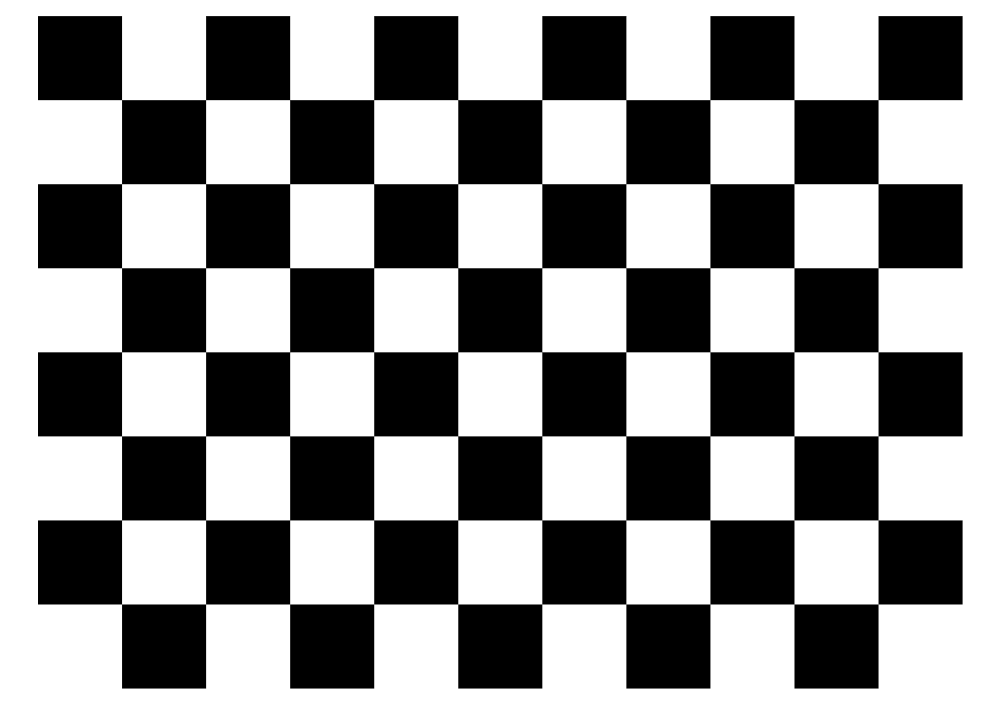
#> input picture Assignment_1/Image_1.png, 1000 x 707 px
$ python a_ii.py
#> lines starting #> are read from the running program, lines starting #| are printed output that depends on the picture
"""
https://www.geeksforgeeks.org/python-opencv-affine-transformation/
"""
# Affine transformation

import cv2
import numpy as np
from matplotlib import pyplot as plt


img = cv2.imread('Image_1.png')
#> img is the input picture: shape (707, 1000, 3); min 0, max 255, mean 142.9
rows, cols, ch = img.shape
#> rows = 707; cols = 1000; ch = 3

pts1 = np.float32([[10, 50],
				[200, 10],
				[50, 200]])

pts2 = np.float32([[10, 100],
				[200, 50],
				[100, 250]])

M = cv2.getAffineTransform(pts1, pts2)
dst = cv2.warpAffine(img, M, (cols, rows))
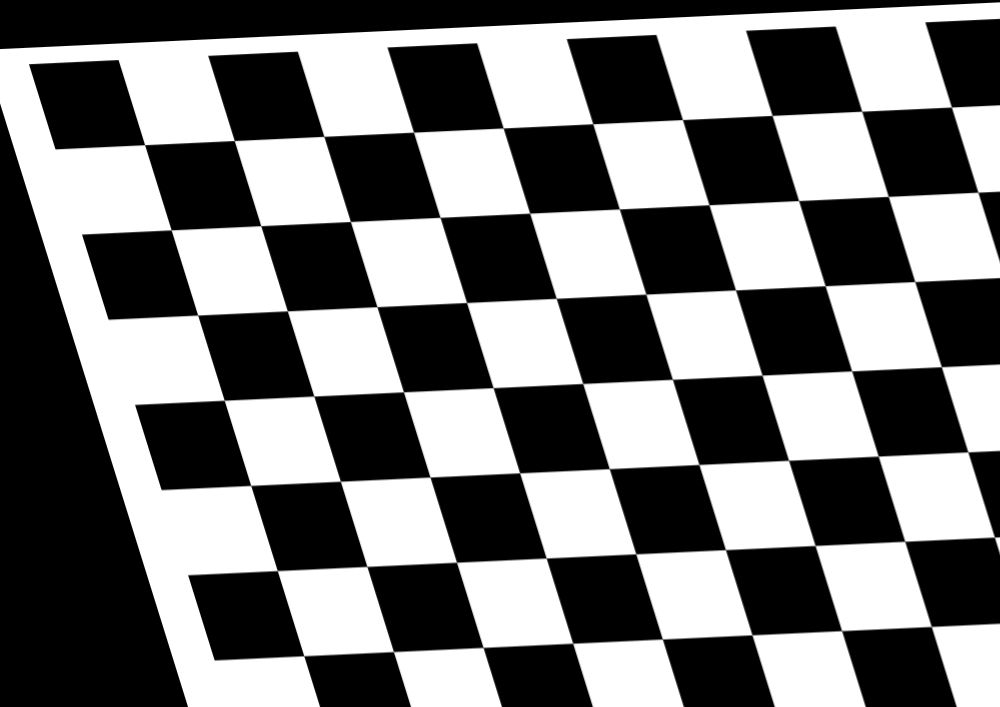
#> dst: shape (707, 1000, 3); min 0, max 255, mean 119.8

plt.subplot(121)
plt.imshow(img)
plt.title('Input')

plt.subplot(122)
plt.imshow(dst)
plt.title('Output')

plt.show()
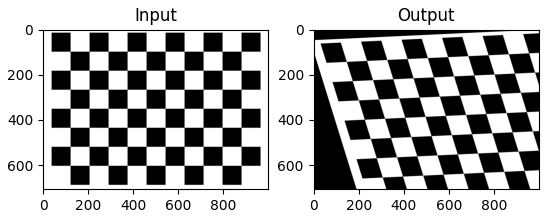
#> figure drawn by matplotlib, 2 panels
